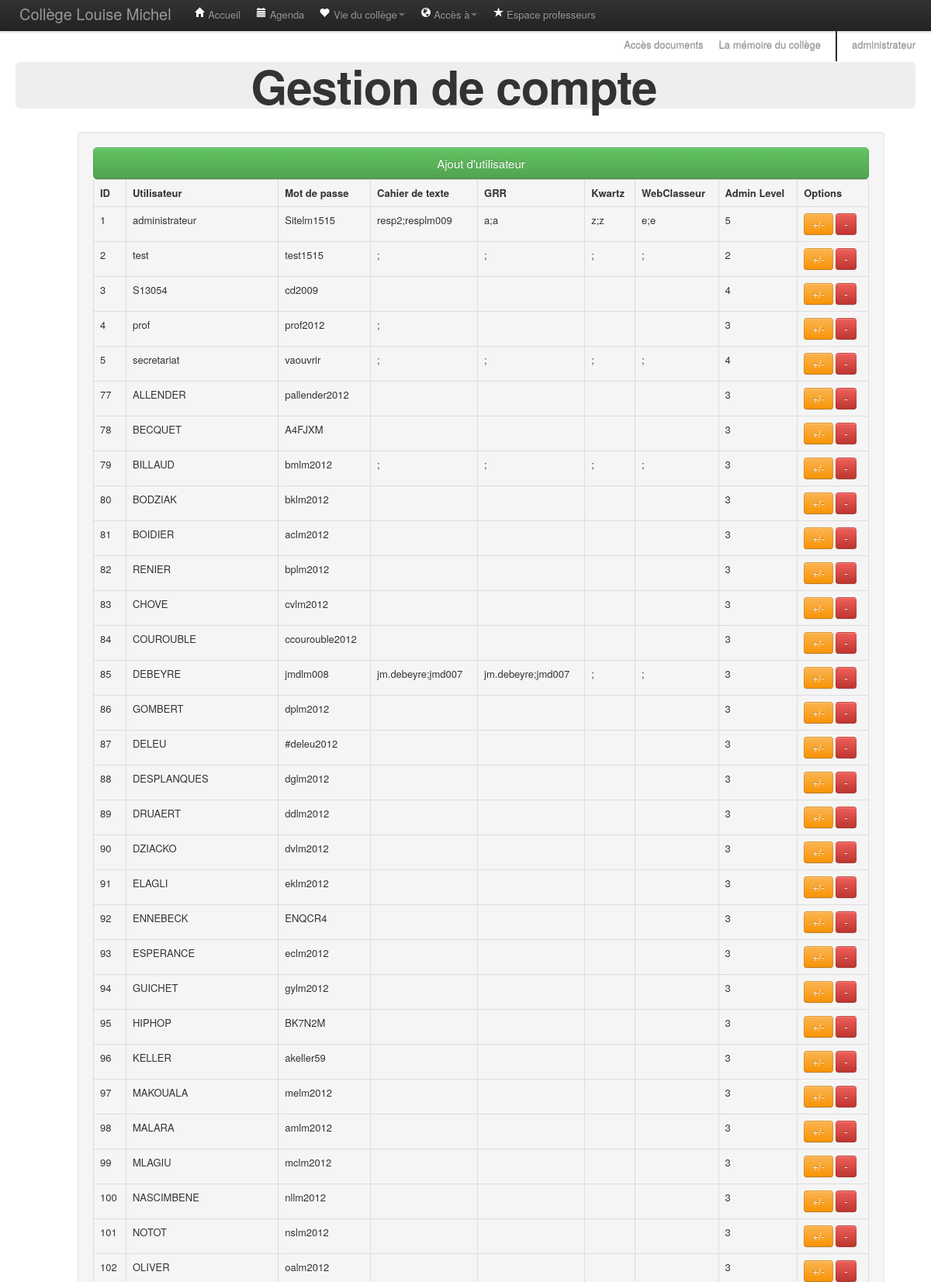
The page /rubrique/manageUsers.php (signed in, upper part) on the database its author committed.
### tables this page shows
CREATE TABLE IF NOT EXISTS `user` (
  `id` int(11) NOT NULL auto_increment,
  `nom_utilisateur` varchar(255) NOT NULL,
  `password` varchar(255) NOT NULL,
  `cahierDeText` text NOT NULL,
  `GRR` text NOT NULL,
  `pKwartz` text NOT NULL,
  `webClasseur` text NOT NULL,
  `adminLevel` int(11) NOT NULL default '1' COMMENT '1 default user 2 eleve 3 prof 4 admin 5 superadmin',
  PRIMARY KEY  (`id`),
  UNIQUE KEY `nom_utilisateur` (`nom_utilisateur`)
);

### rubrique/manageUsers.php (the view, shortened to what this page needs)
<?php
	require_once '../include/layout/haut.php';
	$req = $bdd->prepare('SELECT * FROM user ORDER BY id ASC');
	$req->execute();
?>
<div class="container-fluid">
    <div class="row-fluid">
		<div class="span15">
			<div class="hero-unit">
				<div class="row">
						<h1>Gestion de compte</h1>
				</div>
			</div>
		</div>
	</div>
	<div class="well">
		<a data-toggle="modal" href="#moduleAddUser" class="btn btn-primary btn-large btn-success" style="width:97%;">Ajout d'utilisateur</a>
		<form id="manageCompte" class="form-horizontal"  method="POST" action="../include/manageCompteBDD.php" enctype="multipart/form-data">
			<table class="table table-bordered">
				<tr>
					<th>ID</th>
					<th>Utilisateur</th>
					<th>Mot de passe</th>
					<th>Cahier de texte</th>
					<th>GRR</th>
					<th>Kwartz</th>
					<th>WebClasseur</th>
					<th>Admin Level</th>
					<th>Options</th>
				</tr>
				<?php foreach($req as $row) {echo "<tr>
				<td>".$row['id'].'</td>
				<td>'.$row['nom_utilisateur'].'</td>
				<td>'.$row['password'].'</td>
				<td>'.$row['cahierDeText'].'</td>
				<td>'.$row['GRR'].'</td>
				<td>'.$row['pKwartz'].'</td>
				<td>'.$row['webClasseur'].'</td>
				<td>'.$row['adminLevel'].'</td>
				<td>
					<a data-toggle="modal" href="#moduleEditUser" class="btn btn-primary btn-warning btnEditUser" id="'.$row['id'].'">+/-</a>
					<a data-toggle="modal" href="#moduleDeleteUser" class="btn btn-primary btn-danger btnSuprUser" id="'.$row['id'].'">-</a>
				</td>
				</tr>';}?>
			</table>
		</form>
	</div>
</div>
<?php require_once '../include/layout/bas.php'; ?>

### include/css/mycss.css (style rules this page uses)
.container-fluid .row-fluid { vertical-align: middle; }
.container-fluid .row-fluid .span15 .hero-unit { padding: 0px; }
.container-fluid .row-fluid .span15 .hero-unit .row { text-align: center; }
.container-fluid .well { position:relative; left: 50%; width: 1000px; margin-left: -500px; }

### rows shown on the page
user: id "1", nom_utilisateur "administrateur", password "Sitelm1515", cahierDeText "resp2;resplm009", GRR "a;a", pKwartz "z;z", webClasseur "e;e", adminLevel "5"
user: id "2", nom_utilisateur "test", password "test1515", cahierDeText ";", GRR ";", pKwartz ";", webClasseur ";", adminLevel "2"
user: id "3", nom_utilisateur "S13054", password "cd2009", adminLevel "4"
user: id "4", nom_utilisateur "prof", password "prof2012", cahierDeText ";", adminLevel "3"
user: id "5", nom_utilisateur "secretariat", password "vaouvrir", cahierDeText ";", GRR ";", pKwartz ";", webClasseur ";", adminLevel "4"
user: id "77", nom_utilisateur "ALLENDER", password "pallender2012", adminLevel "3"
user: id "78", nom_utilisateur "BECQUET", password "A4FJXM", adminLevel "3"
user: id "79", nom_utilisateur "BILLAUD", password "bmlm2012", cahierDeText ";", GRR ";", pKwartz ";", webClasseur ";", adminLevel "3"
user: id "80", nom_utilisateur "BODZIAK", password "bklm2012", adminLevel "3"
user: id "81", nom_utilisateur "BOIDIER", password "aclm2012", adminLevel "3"
user: id "82", nom_utilisateur "RENIER", password "bplm2012", adminLevel "3"
user: id "83", nom_utilisateur "CHOVE", password "cvlm2012", adminLevel "3"
user: id "84", nom_utilisateur "COUROUBLE", password "ccourouble2012", adminLevel "3"
user: id "85", nom_utilisateur "DEBEYRE", password "jmdlm008", cahierDeText "jm.debeyre;jmd007", GRR "jm.debeyre;jmd007", pKwartz ";", webClasseur ";", adminLevel "3"
user: id "86", nom_utilisateur "GOMBERT", password "dplm2012", adminLevel "3"
user: id "87", nom_utilisateur "DELEU", password "#deleu2012", adminLevel "3"
user: id "88", nom_utilisateur "DESPLANQUES", password "dglm2012", adminLevel "3"
user: id "89", nom_utilisateur "DRUAERT", password "ddlm2012", adminLevel "3"
user: id "90", nom_utilisateur "DZIACKO", password "dvlm2012", adminLevel "3"
user: id "91", nom_utilisateur "ELAGLI", password "eklm2012", adminLevel "3"
user: id "92", nom_utilisateur "ENNEBECK", password "ENQCR4", adminLevel "3"
user: id "93", nom_utilisateur "ESPERANCE", password "eclm2012", adminLevel "3"
user: id "94", nom_utilisateur "GUICHET", password "gylm2012", adminLevel "3"
user: id "95", nom_utilisateur "HIPHOP", password "BK7N2M", adminLevel "3"
user: id "96", nom_utilisateur "KELLER", password "akeller59", adminLevel "3"
user: id "97", nom_utilisateur "MAKOUALA", password "melm2012", adminLevel "3"
user: id "98", nom_utilisateur "MALARA", password "amlm2012", adminLevel "3"
user: id "99", nom_utilisateur "MLAGIU", password "mclm2012", adminLevel "3"
user: id "100", nom_utilisateur "NASCIMBENE", password "nllm2012", adminLevel "3"
user: id "101", nom_utilisateur "NOTOT", password "nslm2012", adminLevel "3"
user: id "102", nom_utilisateur "OLIVER", password "oalm2012", adminLevel "3"
